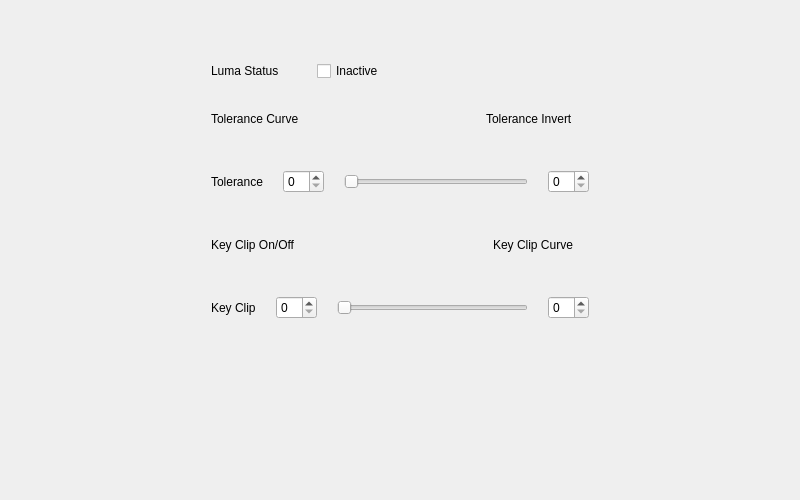
<?xml version="1.0" encoding="UTF-8"?>
<ui version="4.0">
 <class>CUE01_Luma_Key_Widget_Form</class>
 <widget class="QWidget" name="CUE01_Luma_Key_Widget_Form">
  <property name="geometry">
   <rect>
    <x>0</x>
    <y>0</y>
    <width>800</width>
    <height>500</height>
   </rect>
  </property>
  <property name="windowTitle">
   <string>Form</string>
  </property>
  <layout class="QHBoxLayout" name="horizontalLayout_7">
   <item>
    <spacer name="horizontalSpacer_5">
     <property name="orientation">
      <enum>Qt::Horizontal</enum>
     </property>
     <property name="sizeType">
      <enum>QSizePolicy::Maximum</enum>
     </property>
     <property name="sizeHint" stdset="0">
      <size>
       <width>200</width>
       <height>20</height>
      </size>
     </property>
    </spacer>
   </item>
   <item>
    <layout class="QVBoxLayout" name="verticalLayout_2" stretch="1,0,4,3">
     <item>
      <spacer name="verticalSpacer">
       <property name="orientation">
        <enum>Qt::Vertical</enum>
       </property>
       <property name="sizeType">
        <enum>QSizePolicy::Maximum</enum>
       </property>
       <property name="sizeHint" stdset="0">
        <size>
         <width>20</width>
         <height>50</height>
        </size>
       </property>
      </spacer>
     </item>
     <item>
      <layout class="QHBoxLayout" name="horizontalLayout_8">
       <item>
        <widget class="QLabel" name="label_9">
         <property name="maximumSize">
          <size>
           <width>100</width>
           <height>16777215</height>
          </size>
         </property>
         <property name="text">
          <string>Luma Status</string>
         </property>
        </widget>
       </item>
       <item>
        <widget class="QCheckBox" name="checkBox_status">
         <property name="text">
          <string>Inactive</string>
         </property>
        </widget>
       </item>
      </layout>
     </item>
     <item>
      <layout class="QVBoxLayout" name="verticalLayout">
       <property name="spacing">
        <number>20</number>
       </property>
       <item>
        <layout class="QHBoxLayout" name="horizontalLayout_2">
         <property name="spacing">
          <number>16</number>
         </property>
         <item>
          <widget class="QLabel" name="label_2">
           <property name="text">
            <string>Tolerance Curve</string>
           </property>
          </widget>
         </item>
         <item>
          <widget class="SwitchBtn" name="widget_tolerance_curve" native="true"/>
         </item>
         <item>
          <spacer name="horizontalSpacer_2">
           <property name="orientation">
            <enum>Qt::Horizontal</enum>
           </property>
           <property name="sizeHint" stdset="0">
            <size>
             <width>40</width>
             <height>20</height>
            </size>
           </property>
          </spacer>
         </item>
         <item>
          <widget class="QLabel" name="label_3">
           <property name="text">
            <string>Tolerance Invert</string>
           </property>
          </widget>
         </item>
         <item>
          <widget class="SwitchBtn" name="widget_tolerance_invert" native="true"/>
         </item>
        </layout>
       </item>
       <item>
        <layout class="QHBoxLayout" name="horizontalLayout_4">
         <item>
          <widget class="QLabel" name="label_6">
           <property name="text">
            <string>Tolerance</string>
           </property>
          </widget>
         </item>
         <item>
          <widget class="CustomDoubleSpinBox" name="spinBox_tolerance_min"/>
         </item>
         <item>
          <widget class="QRangeSlider" name="rangeSlider_tolerance">
           <property name="orientation">
            <enum>Qt::Horizontal</enum>
           </property>
          </widget>
         </item>
         <item>
          <widget class="CustomDoubleSpinBox" name="spinBox_tolerance_max"/>
         </item>
        </layout>
       </item>
       <item>
        <layout class="QHBoxLayout" name="horizontalLayout_3">
         <property name="spacing">
          <number>16</number>
         </property>
         <item>
          <widget class="QLabel" name="label_5">
           <property name="text">
            <string>Key Clip On/Off</string>
           </property>
          </widget>
         </item>
         <item>
          <widget class="SwitchBtn" name="widget_keyClip_switchbtn" native="true"/>
         </item>
         <item>
          <spacer name="horizontalSpacer_3">
           <property name="orientation">
            <enum>Qt::Horizontal</enum>
           </property>
           <property name="sizeHint" stdset="0">
            <size>
             <width>40</width>
             <height>20</height>
            </size>
           </property>
          </spacer>
         </item>
         <item>
          <widget class="QLabel" name="label_4">
           <property name="text">
            <string>Key Clip Curve</string>
           </property>
          </widget>
         </item>
         <item>
          <widget class="SwitchBtn" name="widget_keyClip_curve_switchbtn" native="true"/>
         </item>
        </layout>
       </item>
       <item>
        <layout class="QHBoxLayout" name="horizontalLayout_6">
         <item>
          <widget class="QLabel" name="label_8">
           <property name="text">
            <string>Key Clip</string>
           </property>
          </widget>
         </item>
         <item>
          <widget class="CustomDoubleSpinBox" name="spinBox_keyClip_min"/>
         </item>
         <item>
          <widget class="QRangeSlider" name="rangeSlider_keyClip">
           <property name="orientation">
            <enum>Qt::Horizontal</enum>
           </property>
          </widget>
         </item>
         <item>
          <widget class="CustomDoubleSpinBox" name="spinBox_keyClip_max"/>
         </item>
        </layout>
       </item>
      </layout>
     </item>
     <item>
      <spacer name="verticalSpacer_2">
       <property name="orientation">
        <enum>Qt::Vertical</enum>
       </property>
       <property name="sizeType">
        <enum>QSizePolicy::Maximum</enum>
       </property>
       <property name="sizeHint" stdset="0">
        <size>
         <width>20</width>
         <height>170</height>
        </size>
       </property>
      </spacer>
     </item>
    </layout>
   </item>
   <item>
    <spacer name="horizontalSpacer_6">
     <property name="orientation">
      <enum>Qt::Horizontal</enum>
     </property>
     <property name="sizeType">
      <enum>QSizePolicy::Maximum</enum>
     </property>
     <property name="sizeHint" stdset="0">
      <size>
       <width>200</width>
       <height>20</height>
      </size>
     </property>
    </spacer>
   </item>
  </layout>
 </widget>
 <customwidgets>
  <customwidget>
   <class>QRangeSlider</class>
   <extends>QSlider</extends>
   <header>superqt</header>
  </customwidget>
  <customwidget>
   <class>SwitchBtn</class>
   <extends>QWidget</extends>
   <header>src.components.SwitchButton</header>
   <container>1</container>
  </customwidget>
  <customwidget>
   <class>CustomDoubleSpinBox</class>
   <extends>QSpinBox</extends>
   <header>src.components.CustomSpinBox</header>
  </customwidget>
 </customwidgets>
 <resources/>
 <connections/>
</ui>
